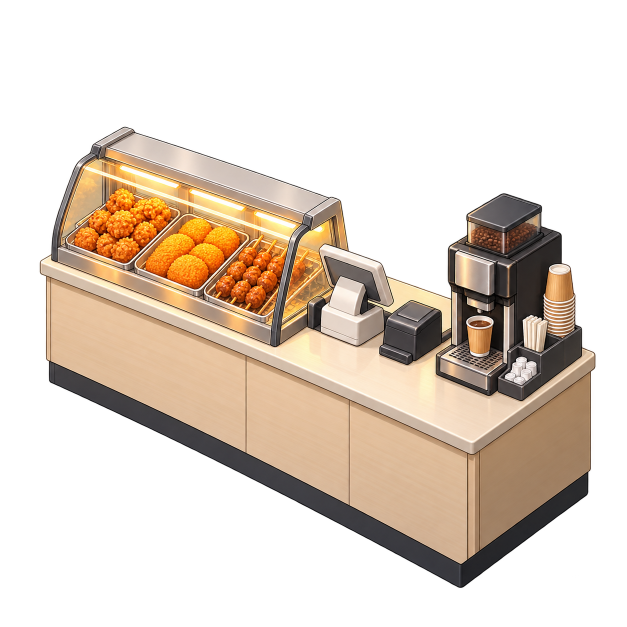
#> input picture assets/review/imagegen_candidates/20261101/register_hotfood_coffee_counter_FULL_v1/source_original.png, 1254 x 1254 px (shown at 1/2 size)
$ python make_review_previews.py
#> lines starting #> are read from the running program, lines starting #| are printed output that depends on the picture
from pathlib import Path

from PIL import Image, ImageDraw


root = Path(__file__).parent
source = Image.open(root / "source_original.png").convert("RGBA")
#> source is the input picture: PIL image 1254x1254 RGBA; mean R, G, B, A 73.7, 61, 48.5, 102.2
canvas_size = (1800, 1800)
offset = ((canvas_size[0] - source.width) // 2, (canvas_size[1] - source.height) // 2)
#> offset = (273, 273)
padded = Image.new("RGBA", canvas_size, (0, 0, 0, 0))
#> padded: PIL image 1800x1800 RGBA; every value is 0
padded.alpha_composite(source, offset)
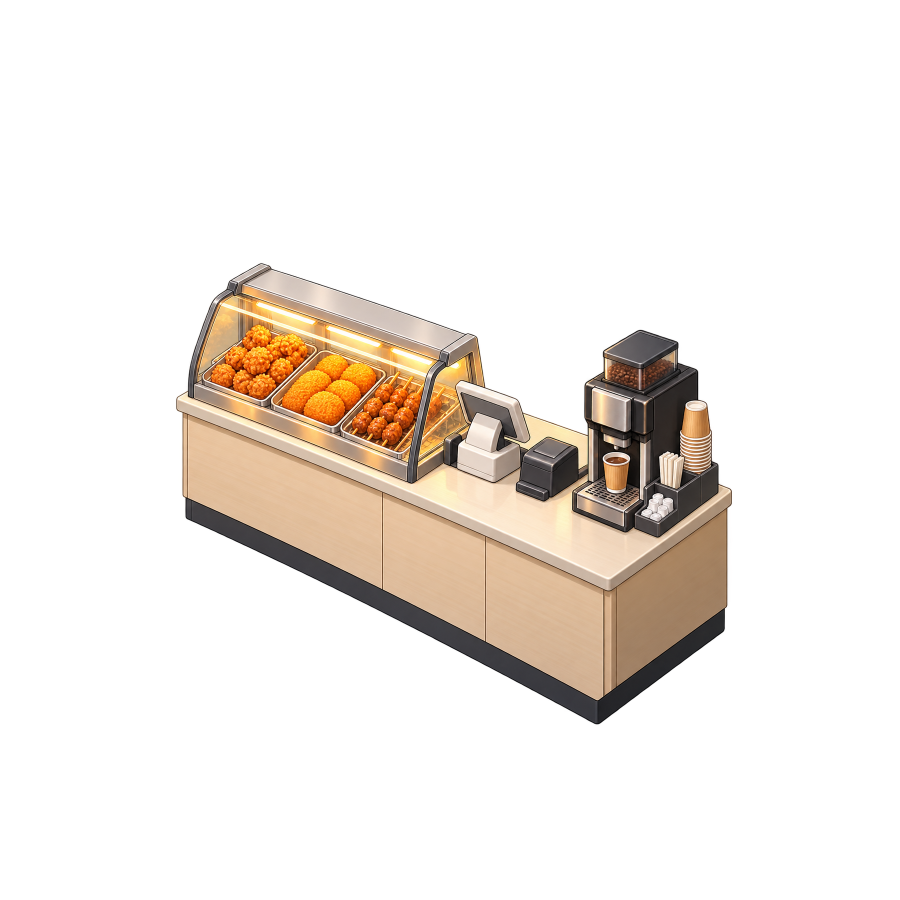
#> padded: PIL image 1800x1800 RGBA (shown at 1/2 size); mean R, G, B, A 35.8, 29.6, 23.5, 49.6; transparent parts drawn white
padded.save(root / "sprite_padded_review.png")

tile = 40
background = Image.new("RGB", canvas_size, (238, 238, 238))
#> background: PIL image 1800x1800 RGB; every value is 238
draw = ImageDraw.Draw(background)
for y in range(0, canvas_size[1], tile):
    for x in range(0, canvas_size[0], tile):
        if (x // tile + y // tile) % 2:
            draw.rectangle((x, y, x + tile - 1, y + tile - 1), fill=(198, 203, 210))
background.paste(padded, (0, 0), padded.getchannel("A"))
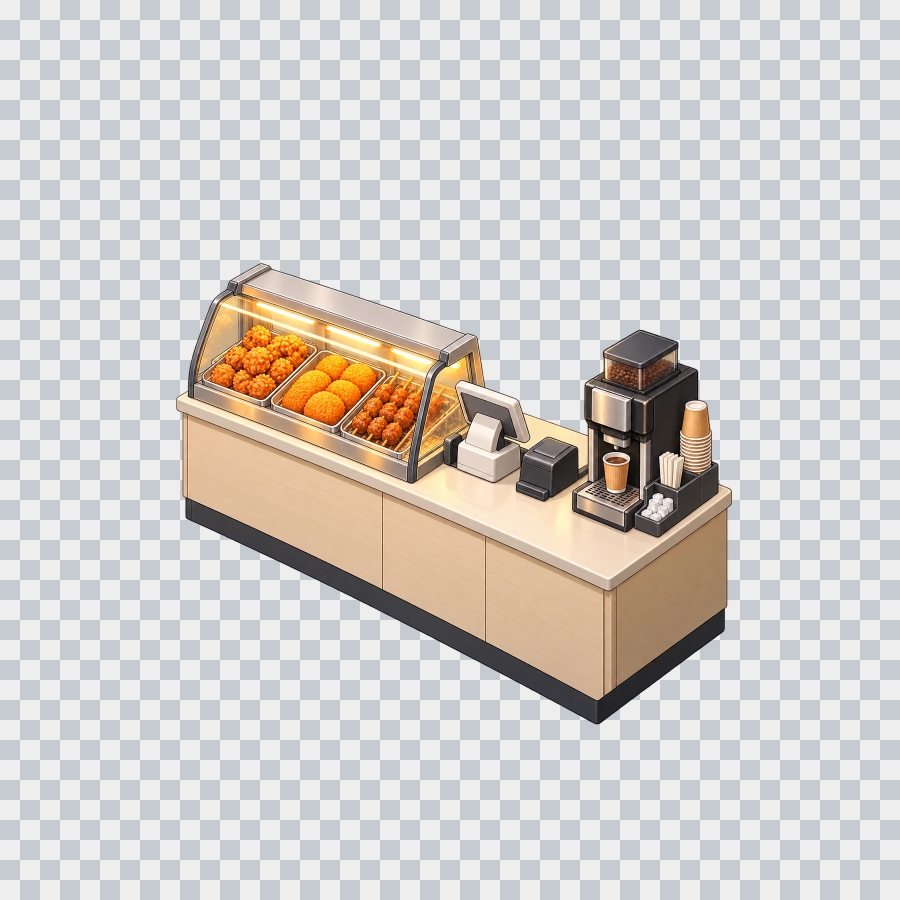
#> background: PIL image 1800x1800 RGB (shown at 1/2 size); mean R, G, B 210.7, 206.6, 203.5
background.save(root / "preview_checkerboard.jpg", quality=94)
